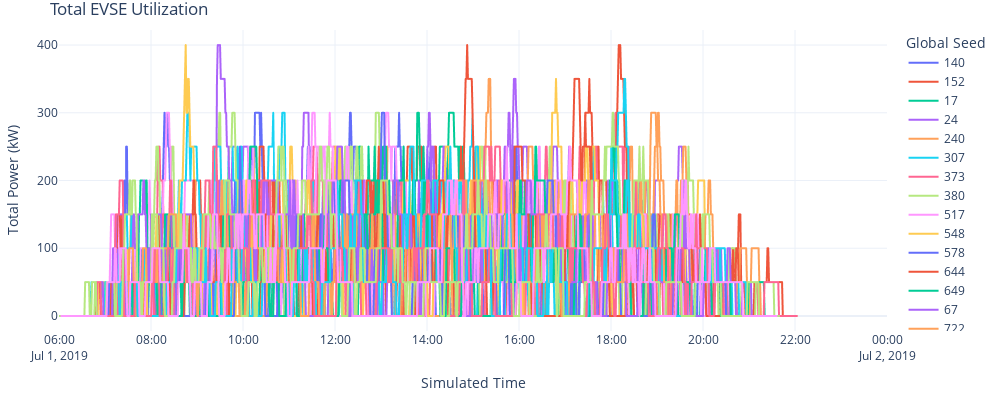

Notebook code for this chart:
### Markdown cell above
#### 5.4 EVSE Utilization

### Code cell
fig = px.line(evse_util, x="datetime", y="total_power", color='global_seed', labels={"global_seed": 'Global Seed'}, range_x=['2019-07-01 06:00','2019-07-02'])
fig.update_layout(title="Total EVSE Utilization",
                  yaxis_title="Total Power (kW)", 
                  xaxis_title="Simulated Time", 
                  uniformtext_minsize=8, 
                  uniformtext_mode='hide', 
                  width=1000, 
                  height=400, 
                  margin=dict(l=20, r=20, t=30, b=20), template='plotly_white')
fig.show()

### Figure 1 — Plotly figure (JSON) as saved in the notebook; plotly's stock layout.template omitted (floating-point values rounded to 4 significant figures; data arrays with more than 128 entries replaced by an {"elided": "..."} marker saying what was removed)
{"data": [{"hovertemplate": "Global Seed=140<br>datetime=%{x}<br>total_power=%{y}<extra></extra>", "legendgroup": "140", "line": {"color": "#636efa", "dash": "solid"}, "mode": "lines", "name": "140", "showlegend": true, "type": "scattergl", "x": {"elided": "846 str values"}, "xaxis": "x", "y": {"elided": "846 int values"}, "yaxis": "y"}, {"hovertemplate": "Global Seed=152<br>datetime=%{x}<br>total_power=%{y}<extra></extra>", "legendgroup": "152", "line": {"color": "#EF553B", "dash": "solid"}, "mode": "lines", "name": "152", "showlegend": true, "type": "scattergl", "x": {"elided": "958 str values"}, "xaxis": "x", "y": {"elided": "958 int values"}, "yaxis": "y"}, {"hovertemplate": "Global Seed=17<br>datetime=%{x}<br>total_power=%{y}<extra></extra>", "legendgroup": "17", "line": {"color": "#00cc96", "dash": "solid"}, "mode": "lines", "name": "17", "showlegend": true, "type": "scattergl", "x": {"elided": "799 str values"}, "xaxis": "x", "y": {"elided": "799 int values"}, "yaxis": "y"}, {"hovertemplate": "Global Seed=24<br>datetime=%{x}<br>total_power=%{y}<extra></extra>", "legendgroup": "24", "line": {"color": "#ab63fa", "dash": "solid"}, "mode": "lines", "name": "24", "showlegend": true, "type": "scattergl", "x": {"elided": "860 str values"}, "xaxis": "x", "y": {"elided": "860 int values"}, "yaxis": "y"}, {"hovertemplate": "Global Seed=240<br>datetime=%{x}<br>total_power=%{y}<extra></extra>", "legendgroup": "240", "line": {"color": "#FFA15A", "dash": "solid"}, "mode": "lines", "name": "240", "showlegend": true, "type": "scattergl", "x": {"elided": "950 str values"}, "xaxis": "x", "y": {"elided": "950 int values"}, "yaxis": "y"}, {"hovertemplate": "Global Seed=307<br>datetime=%{x}<br>total_power=%{y}<extra></extra>", "legendgroup": "307", "line": {"color": "#19d3f3", "dash": "solid"}, "mode": "lines", "name": "307", "showlegend": true, "type": "scattergl", "x": {"elided": "947 str values"}, "xaxis": "x", "y": {"elided": "947 int values"}, "yaxis": "y"}, {"hovertemplate": "Global Seed=373<br>datetime=%{x}<br>total_power=%{y}<extra></extra>", "legendgroup": "373", "line": {"color": "#FF6692", "dash": "solid"}, "mode": "lines", "name": "373", "showlegend": true, "type": "scattergl", "x": {"elided": "957 str values"}, "xaxis": "x", "y": {"elided": "957 int values"}, "yaxis": "y"}, {"hovertemplate": "Global Seed=380<br>datetime=%{x}<br>total_power=%{y}<extra></extra>", "legendgroup": "380", "line": {"color": "#B6E880", "dash": "solid"}, "mode": "lines", "name": "380", "showlegend": true, "type": "scattergl", "x": {"elided": "937 str values"}, "xaxis": "x", "y": {"elided": "937 int values"}, "yaxis": "y"}, {"hovertemplate": "Global Seed=517<br>datetime=%{x}<br>total_power=%{y}<extra></extra>", "legendgroup": "517", "line": {"color": "#FF97FF", "dash": "solid"}, "mode": "lines", "name": "517", "showlegend": true, "type": "scattergl", "x": {"elided": "893 str values"}, "xaxis": "x", "y": {"elided": "893 int values"}, "yaxis": "y"}, {"hovertemplate": "Global Seed=548<br>datetime=%{x}<br>total_power=%{y}<extra></extra>", "legendgroup": "548", "line": {"color": "#FECB52", "dash": "solid"}, "mode": "lines", "name": "548", "showlegend": true, "type": "scattergl", "x": {"elided": "945 str values"}, "xaxis": "x", "y": {"elided": "945 int values"}, "yaxis": "y"}, {"hovertemplate": "Global Seed=578<br>datetime=%{x}<br>total_power=%{y}<extra></extra>", "legendgroup": "578", "line": {"color": "#636efa", "dash": "solid"}, "mode": "lines", "name": "578", "showlegend": true, "type": "scattergl", "x": {"elided": "748 str values"}, "xaxis": "x", "y": {"elided": "748 int values"}, "yaxis": "y"}, {"hovertemplate": "Global Seed=644<br>datetime=%{x}<br>total_power=%{y}<extra></extra>", "legendgroup": "644", "line": {"color": "#EF553B", "dash": "solid"}, "mode": "lines", "name": "644", "showlegend": true, "type": "scattergl", "x": {"elided": "959 str values"}, "xaxis": "x", "y": {"elided": "959 int values"}, "yaxis": "y"}, {"hovertemplate": "Global Seed=649<br>datetime=%{x}<br>total_power=%{y}<extra></extra>", "legendgroup": "649", "line": {"color": "#00cc96", "dash": "solid"}, "mode": "lines", "name": "649", "showlegend": true, "type": "scattergl", "x": {"elided": "923 str values"}, "xaxis": "x", "y": {"elided": "923 int values"}, "yaxis": "y"}, {"hovertemplate": "Global Seed=67<br>datetime=%{x}<br>total_power=%{y}<extra></extra>", "legendgroup": "67", "line": {"color": "#ab63fa", "dash": "solid"}, "mode": "lines", "name": "67", "showlegend": true, "type": "scattergl", "x": {"elided": "949 str values"}, "xaxis": "x", "y": {"elided": "949 int values"}, "yaxis": "y"}, {"hovertemplate": "Global Seed=722<br>datetime=%{x}<br>total_power=%{y}<extra></extra>", "legendgroup": "722", "line": {"color": "#FFA15A", "dash": "solid"}, "mode": "lines", "name": "722", "showlegend": true, "type": "scattergl", "x": {"elided": "956 str values"}, "xaxis": "x", "y": {"elided": "956 int values"}, "yaxis": "y"}, {"hovertemplate": "Global Seed=723<br>datetime=%{x}<br>total_power=%{y}<extra></extra>", "legendgroup": "723", "line": {"color": "#19d3f3", "dash": "solid"}, "mode": "lines", "name": "723", "showlegend": true, "type": "scattergl", "x": {"elided": "937 str values"}, "xaxis": "x", "y": {"elided": "937 int values"}, "yaxis": "y"}, {"hovertemplate": "Global Seed=754<br>datetime=%{x}<br>total_power=%{y}<extra></extra>", "legendgroup": "754", "line": {"color": "#FF6692", "dash": "solid"}, "mode": "lines", "name": "754", "showlegend": true, "type": "scattergl", "x": {"elided": "942 str values"}, "xaxis": "x", "y": {"elided": "942 int values"}, "yaxis": "y"}, {"hovertemplate": "Global Seed=785<br>datetime=%{x}<br>total_power=%{y}<extra></extra>", "legendgroup": "785", "line": {"color": "#B6E880", "dash": "solid"}, "mode": "lines", "name": "785", "showlegend": true, "type": "scattergl", "x": {"elided": "957 str values"}, "xaxis": "x", "y": {"elided": "957 int values"}, "yaxis": "y"}, {"hovertemplate": "Global Seed=800<br>datetime=%{x}<br>total_power=%{y}<extra></extra>", "legendgroup": "800", "line": {"color": "#FF97FF", "dash": "solid"}, "mode": "lines", "name": "800", "showlegend": true, "type": "scattergl", "x": {"elided": "935 str values"}, "xaxis": "x", "y": {"elided": "935 int values"}, "yaxis": "y"}, {"hovertemplate": "Global Seed=805<br>datetime=%{x}<br>total_power=%{y}<extra></extra>", "legendgroup": "805", "line": {"color": "#FECB52", "dash": "solid"}, "mode": "lines", "name": "805", "showlegend": true, "type": "scattergl", "x": {"elided": "823 str values"}, "xaxis": "x", "y": {"elided": "823 int values"}, "yaxis": "y"}, {"hovertemplate": "Global Seed=808<br>datetime=%{x}<br>total_power=%{y}<extra></extra>", "legendgroup": "808", "line": {"color": "#636efa", "dash": "solid"}, "mode": "lines", "name": "808", "showlegend": true, "type": "scattergl", "x": {"elided": "941 str values"}, "xaxis": "x", "y": {"elided": "941 int values"}, "yaxis": "y"}, {"hovertemplate": "Global Seed=866<br>datetime=%{x}<br>total_power=%{y}<extra></extra>", "legendgroup": "866", "line": {"color": "#EF553B", "dash": "solid"}, "mode": "lines", "name": "866", "showlegend": true, "type": "scattergl", "x": {"elided": "963 str values"}, "xaxis": "x", "y": {"elided": "963 int values"}, "yaxis": "y"}, {"hovertemplate": "Global Seed=926<br>datetime=%{x}<br>total_power=%{y}<extra></extra>", "legendgroup": "926", "line": {"color": "#00cc96", "dash": "solid"}, "mode": "lines", "name": "926", "showlegend": true, "type": "scattergl", "x": {"elided": "947 str values"}, "xaxis": "x", "y": {"elided": "947 int values"}, "yaxis": "y"}, {"hovertemplate": "Global Seed=93<br>datetime=%{x}<br>total_power=%{y}<extra></extra>", "legendgroup": "93", "line": {"color": "#ab63fa", "dash": "solid"}, "mode": "lines", "name": "93", "showlegend": true, "type": "scattergl", "x": {"elided": "942 str values"}, "xaxis": "x", "y": {"elided": "942 int values"}, "yaxis": "y"}, {"hovertemplate": "Global Seed=930<br>datetime=%{x}<br>total_power=%{y}<extra></extra>", "legendgroup": "930", "line": {"color": "#FFA15A", "dash": "solid"}, "mode": "lines", "name": "930", "showlegend": true, "type": "scattergl", "x": {"elided": "802 str values"}, "xaxis": "x", "y": {"elided": "802 int values"}, "yaxis": "y"}, {"hovertemplate": "Global Seed=932<br>datetime=%{x}<br>total_power=%{y}<extra></extra>", "legendgroup": "932", "line": {"color": "#19d3f3", "dash": "solid"}, "mode": "lines", "name": "932", "showlegend": true, "type": "scattergl", "x": {"elided": "941 str values"}, "xaxis": "x", "y": {"elided": "941 int values"}, "yaxis": "y"}, {"hovertemplate": "Global Seed=956<br>datetime=%{x}<br>total_power=%{y}<extra></extra>", "legendgroup": "956", "line": {"color": "#FF6692", "dash": "solid"}, "mode": "lines", "name": "956", "showlegend": true, "type": "scattergl", "x": {"elided": "962 str values"}, "xaxis": "x", "y": {"elided": "962 int values"}, "yaxis": "y"}, {"hovertemplate": "Global Seed=991<br>datetime=%{x}<br>total_power=%{y}<extra></extra>", "legendgroup": "991", "line": {"color": "#B6E880", "dash": "solid"}, "mode": "lines", "name": "991", "showlegend": true, "type": "scattergl", "x": {"elided": "940 str values"}, "xaxis": "x", "y": {"elided": "940 int values"}, "yaxis": "y"}, {"hovertemplate": "Global Seed=993<br>datetime=%{x}<br>total_power=%{y}<extra></extra>", "legendgroup": "993", "line": {"color": "#FF97FF", "dash": "solid"}, "mode": "lines", "name": "993", "showlegend": true, "type": "scattergl", "x": {"elided": "934 str values"}, "xaxis": "x", "y": {"elided": "934 int values"}, "yaxis": "y"}], "layout": {"height": 400, "legend": {"title": {"text": "Global Seed"}, "tracegroupgap": 0}, "margin": {"b": 20, "l": 20, "r": 20, "t": 30}, "title": {"text": "Total EVSE Utilization"}, "uniformtext": {"minsize": 8, "mode": "hide"}, "width": 1000, "xaxis": {"anchor": "y", "domain": [0, 1], "range": ["2019-07-01 06:00", "2019-07-02"], "title": {"text": "Simulated Time"}, "type": "date"}, "yaxis": {"anchor": "x", "autorange": true, "domain": [0, 1], "range": [-22.22, 422.2], "title": {"text": "Total Power (kW)"}, "type": "linear"}}}
